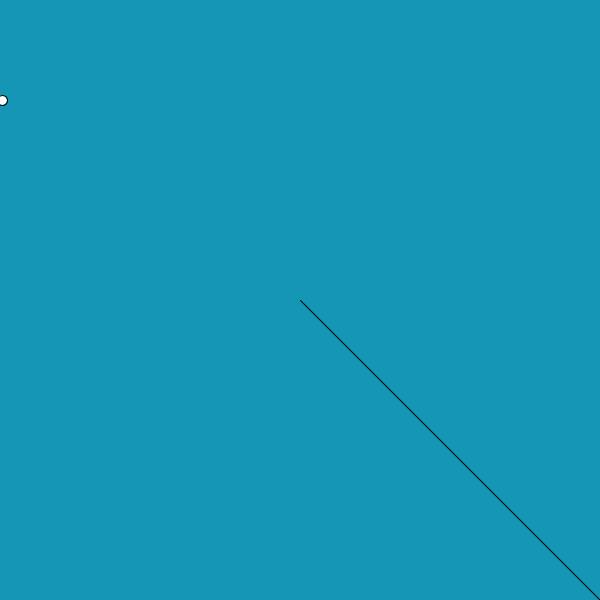
Frame 1 (no input)
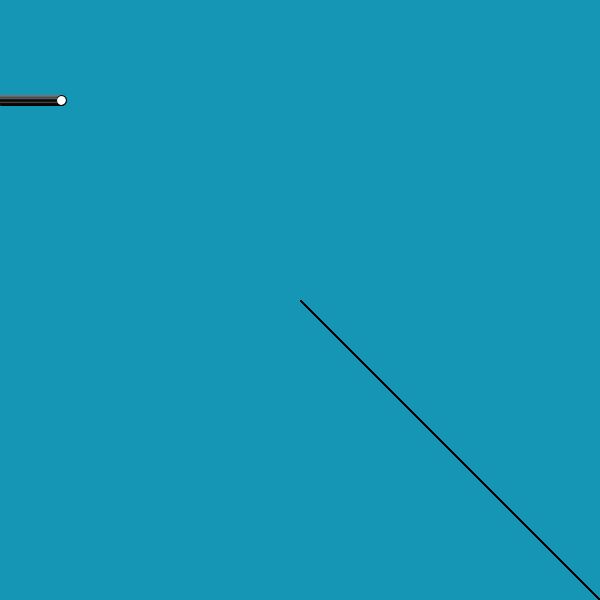
Frame 60 (the mouse pressed at the canvas centre just before this capture)
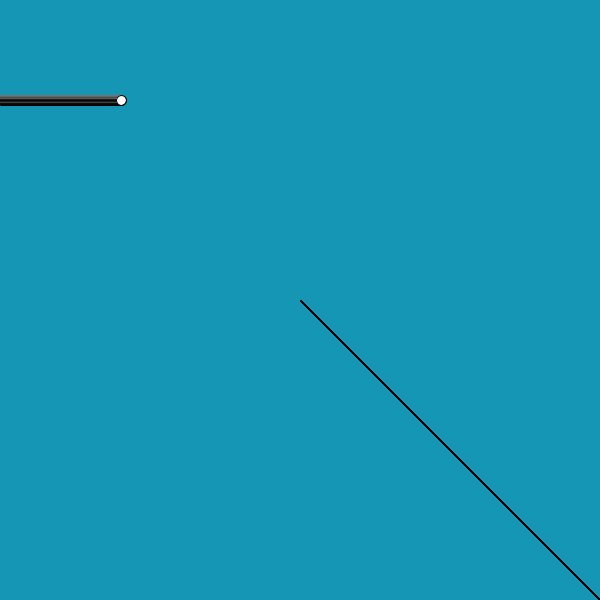
Frame 120 (the mouse held since frame 60 and released just before this capture)

The Processing sketch that drew these frames (run headless with seeded random() and noise(); from frame 60 on, the mouse is pressed at the canvas centre):

// Processing sketch: processing_184219
// ── processing_184219.pde

float pelota = 1;
void setup() {
background(20,150,180);
  size(600,600);
}
void draw() {
 
  line(width,height,width/2,height/2);
  pelota = pelota +1;
  ellipse(pelota, 100, 10, 10);
}
